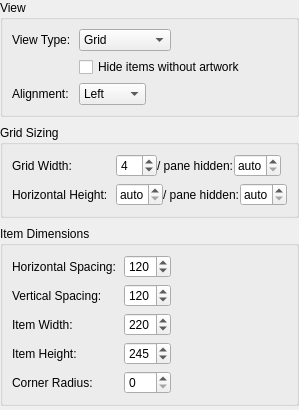
<?xml version="1.0" encoding="UTF-8"?>
<ui version="4.0">
 <class>AppearanceLayoutPanel</class>
 <widget class="QWidget" name="AppearanceLayoutPanel">
  <layout class="QVBoxLayout" name="rootLayout">
   <property name="leftMargin"><number>0</number></property>
   <property name="topMargin"><number>0</number></property>
   <property name="rightMargin"><number>0</number></property>
   <property name="bottomMargin"><number>0</number></property>
   <property name="spacing"><number>8</number></property>
   <item>
    <widget class="QGroupBox" name="appearanceViewGroupBox">
     <property name="title"><string>View</string></property>
     <layout class="QFormLayout" name="appearanceViewFormLayout">
      <property name="horizontalSpacing"><number>8</number></property>
      <property name="verticalSpacing"><number>6</number></property>
      <property name="fieldGrowthPolicy"><enum>QFormLayout::FieldGrowthPolicy::ExpandingFieldsGrow</enum></property>
      <item row="0" column="0"><widget class="QLabel" name="label_viewType"><property name="text"><string>View Type:</string></property></widget></item>
      <item row="0" column="1">
       <widget class="QComboBox" name="viewTypeComboBox">
        <property name="minimumWidth"><number>140</number></property>
        <property name="toolTip"><string>Display items as a grid with artwork, a simple list, a 3D cover-flow carousel, or a horizontally-scrolling grid</string></property>
        <item><property name="text"><string>Grid</string></property></item>
        <item><property name="text"><string>List</string></property></item>
        <item><property name="text"><string>Cover Flow</string></property></item>
        <item><property name="text"><string>Horizontal</string></property></item>
       </widget>
      </item>
      <item row="1" column="1"><widget class="QCheckBox" name="hideMissingArtworkCheckBox"><property name="text"><string>Hide items without artwork</string></property><property name="toolTip"><string>When enabled, media items whose artwork lookup returns no match are hidden from the items page. Subcollections and virtual folders are unaffected.</string></property></widget></item>
      <item row="2" column="0"><widget class="QLabel" name="label_horizontalAlignment"><property name="text"><string>Alignment:</string></property></widget></item>
      <item row="2" column="1">
       <widget class="QComboBox" name="horizontalAlignmentComboBox">
        <property name="minimumWidth"><number>110</number></property>
        <property name="toolTip"><string>Horizontal alignment of collection grid (Left, Center, Right)</string></property>
        <item><property name="text"><string>Left</string></property></item>
        <item><property name="text"><string>Center</string></property></item>
        <item><property name="text"><string>Right</string></property></item>
       </widget>
      </item>
     </layout>
    </widget>
   </item>
   <item>
    <widget class="QGroupBox" name="appearanceGridSizingGroupBox">
     <property name="title"><string>Grid Sizing</string></property>
     <layout class="QFormLayout" name="appearanceGridSizingFormLayout">
      <property name="horizontalSpacing"><number>8</number></property>
      <property name="verticalSpacing"><number>6</number></property>
      <property name="fieldGrowthPolicy"><enum>QFormLayout::FieldGrowthPolicy::ExpandingFieldsGrow</enum></property>
      <item row="0" column="0"><widget class="QLabel" name="label_gridLayout"><property name="text"><string>Grid Width:</string></property></widget></item>
      <item row="0" column="1">
       <layout class="QHBoxLayout" name="gridWidthLayout">
        <item><widget class="QSpinBox" name="gridWidthSpinBox"><property name="minimumWidth"><number>90</number></property><property name="toolTip"><string>Number of artwork items per row (1-10)</string></property><property name="minimum"><number>1</number></property><property name="maximum"><number>10</number></property><property name="value"><number>4</number></property></widget></item>
        <item><widget class="QLabel" name="label_gridWidthSidebarHidden"><property name="text"><string>/ pane hidden:</string></property><property name="toolTip"><string>Alternate items-per-row used when the details pane is hidden in Expand mode. 0 inherits Grid Width. (Overlay mode always uses Grid Width — the floating pane doesn't shrink the grid.)</string></property></widget></item>
        <item><widget class="QSpinBox" name="gridWidthSidebarHiddenSpinBox"><property name="minimumWidth"><number>90</number></property><property name="toolTip"><string>Items-per-row when the details pane is hidden in Expand mode (1-10). 0 falls back to Grid Width.</string></property><property name="specialValueText"><string>auto</string></property><property name="minimum"><number>0</number></property><property name="maximum"><number>10</number></property><property name="value"><number>0</number></property></widget></item>
        <item><spacer name="gridWidthSpacer"><property name="orientation"><enum>Qt::Orientation::Horizontal</enum></property><property name="sizeHint" stdset="0"><size><width>0</width><height>0</height></size></property></spacer></item>
       </layout>
      </item>
      <item row="1" column="0"><widget class="QLabel" name="label_horizontalGridHeight"><property name="text"><string>Horizontal Height:</string></property><property name="toolTip"><string>Items per column when the view type is set to Horizontal. 0 inherits Grid Width.</string></property></widget></item>
      <item row="1" column="1">
       <layout class="QHBoxLayout" name="horizontalGridHeightLayout">
        <item><widget class="QSpinBox" name="horizontalGridHeightSpinBox"><property name="minimumWidth"><number>90</number></property><property name="toolTip"><string>Items per column for Horizontal view (1-10). 0 falls back to Grid Width.</string></property><property name="specialValueText"><string>auto</string></property><property name="minimum"><number>0</number></property><property name="maximum"><number>10</number></property><property name="value"><number>0</number></property></widget></item>
        <item><widget class="QLabel" name="label_horizontalGridHeightSidebarHidden"><property name="text"><string>/ pane hidden:</string></property><property name="toolTip"><string>Alternate items-per-column for Horizontal view when the details pane is hidden in Expand mode. 0 inherits Horizontal Height.</string></property></widget></item>
        <item><widget class="QSpinBox" name="horizontalGridHeightSidebarHiddenSpinBox"><property name="minimumWidth"><number>90</number></property><property name="toolTip"><string>Items per column for Horizontal view when the details pane is hidden in Expand mode (1-10). 0 falls back to Horizontal Height.</string></property><property name="specialValueText"><string>auto</string></property><property name="minimum"><number>0</number></property><property name="maximum"><number>10</number></property><property name="value"><number>0</number></property></widget></item>
        <item><spacer name="horizontalGridHeightSpacer"><property name="orientation"><enum>Qt::Orientation::Horizontal</enum></property><property name="sizeHint" stdset="0"><size><width>0</width><height>0</height></size></property></spacer></item>
       </layout>
      </item>
     </layout>
    </widget>
   </item>
   <item>
    <widget class="QGroupBox" name="appearanceItemDimsGroupBox">
     <property name="title"><string>Item Dimensions</string></property>
     <layout class="QFormLayout" name="appearanceItemDimsFormLayout">
      <property name="horizontalSpacing"><number>8</number></property>
      <property name="verticalSpacing"><number>6</number></property>
      <property name="fieldGrowthPolicy"><enum>QFormLayout::FieldGrowthPolicy::ExpandingFieldsGrow</enum></property>
      <item row="0" column="0"><widget class="QLabel" name="label_hSpace"><property name="text"><string>Horizontal Spacing:</string></property></widget></item>
      <item row="0" column="1"><widget class="QSpinBox" name="horizontalSpacingSpinBox"><property name="minimumWidth"><number>110</number></property><property name="toolTip"><string>Horizontal spacing adjustment (0 = tightest, 150 = loosest)</string></property><property name="minimum"><number>0</number></property><property name="maximum"><number>150</number></property><property name="value"><number>120</number></property></widget></item>
      <item row="1" column="0"><widget class="QLabel" name="label_vSpace"><property name="text"><string>Vertical Spacing:</string></property></widget></item>
      <item row="1" column="1"><widget class="QSpinBox" name="verticalSpacingSpinBox"><property name="minimumWidth"><number>110</number></property><property name="toolTip"><string>Vertical spacing adjustment (0 = tightest, 150 = loosest)</string></property><property name="minimum"><number>0</number></property><property name="maximum"><number>150</number></property><property name="value"><number>120</number></property></widget></item>
      <item row="2" column="0"><widget class="QLabel" name="label_itemLayout"><property name="text"><string>Item Width:</string></property></widget></item>
      <item row="2" column="1"><widget class="QSpinBox" name="itemWidthSpinBox"><property name="minimumWidth"><number>110</number></property><property name="toolTip"><string>Width of collection items in pixels</string></property><property name="minimum"><number>100</number></property><property name="maximum"><number>400</number></property><property name="value"><number>220</number></property></widget></item>
      <item row="3" column="0"><widget class="QLabel" name="label_itemHeight"><property name="text"><string>Item Height:</string></property></widget></item>
      <item row="3" column="1"><widget class="QSpinBox" name="itemHeightSpinBox"><property name="minimumWidth"><number>110</number></property><property name="toolTip"><string>Height of collection items in pixels</string></property><property name="minimum"><number>100</number></property><property name="maximum"><number>400</number></property><property name="value"><number>245</number></property></widget></item>
      <item row="4" column="0"><widget class="QLabel" name="label_cornerRadius"><property name="text"><string>Corner Radius:</string></property></widget></item>
      <item row="4" column="1"><widget class="QSpinBox" name="cornerRadiusSpinBox"><property name="minimumWidth"><number>110</number></property><property name="toolTip"><string>Corner radius for item artwork in pixels (0 = square)</string></property><property name="minimum"><number>0</number></property><property name="maximum"><number>100</number></property><property name="value"><number>0</number></property></widget></item>
     </layout>
    </widget>
   </item>
   <item><spacer name="appearanceLayoutVerticalSpacer"><property name="orientation"><enum>Qt::Orientation::Vertical</enum></property><property name="sizeHint" stdset="0"><size><width>20</width><height>4</height></size></property></spacer></item>
  </layout>
 </widget>
 <resources/>
 <connections/>
</ui>
